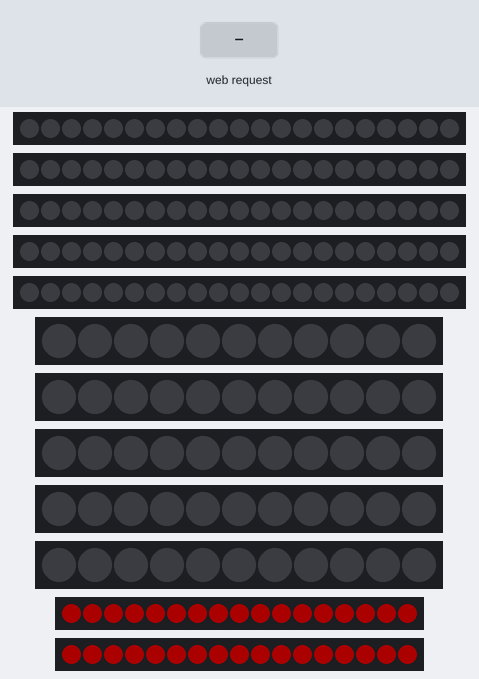
Simulated run of this sketch. Board: ESP32. Parts: 5 × 21 RGB LEDs in strip order, left to right, 5 × 11 RGB LEDs in strip order, left to right, 2 × 17 RGB LEDs in strip order, left to right. The test bench sets the inputs (shaded band). Dim RGB values are drawn brighter than linear; WiFi joins after 1.5 s; servers stay silent unless stated; the local clock reads 2024-03-15 10:24:30 at power-on unless the sketch sets it; storage starts empty; what the sketch prints to the serial monitor is not drawn.

Above: at 1.4 s.
1.5 s: HTTP request GET /executeFunction?time=1&bonus=1 received
At 2.5 s:
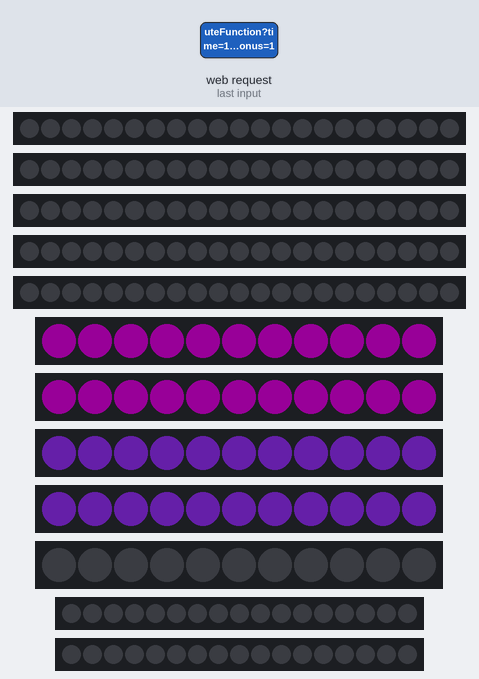
4.5 s: HTTP request GET /executeFunction?time=120&bonus=120 received
At 5.4 s:
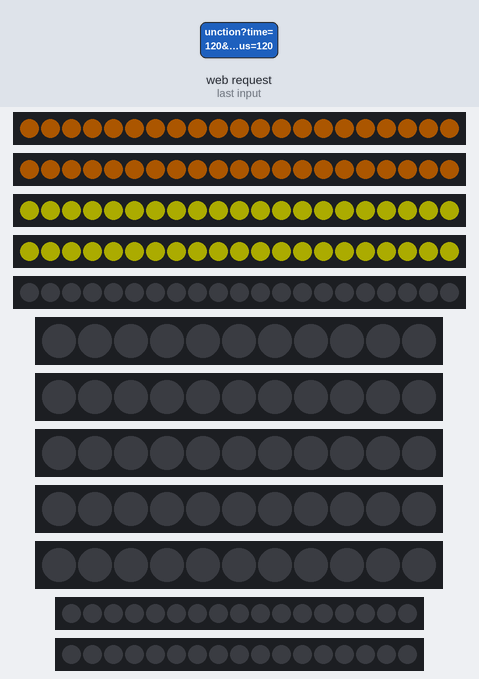
6.0 s: HTTP request GET /resetTimer received
At 6.7 s:
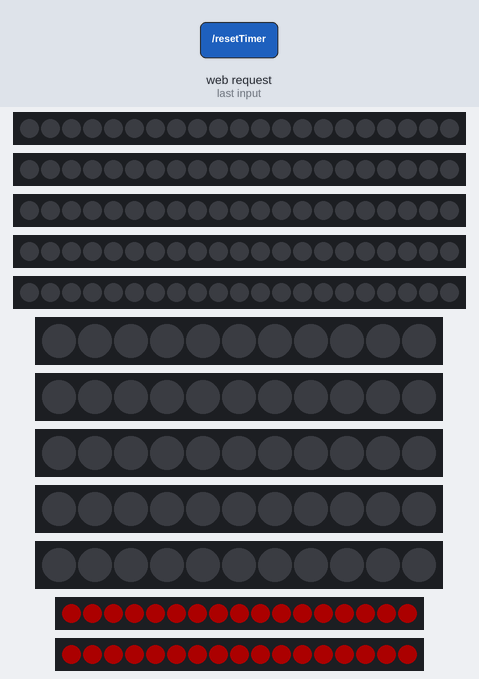
Timing chart, 0 to 9.0 s (numbered marks = the images above; inputs shaded):
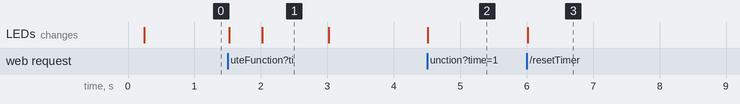

The sketch:

exam_timer_esp32.ino.ino
```cpp
/*
  ExamTimer_ESP32.ino – Version 2025‑06‑05
  ==========================================================
  Steuer‑ und Anzeige‑Firmware für den schriftlichen Prüfungs‑Timer
  ----------------------------------------------------------------
  ▸ Hardware  : ESP32‑WROOM‑32 Dev‑Kit, 17 WS2812B‑Strip‑Segmente
  ▸ Anzeige   : • 5‑stelliger Countdown‑Timer (Minuten:Sekunden)
                • 5‑stelliger Nachteilsausgleich (Bonus‑Timer)
                • 5‑stellige Digitaluhr (Stunden:Minuten:Sekunden)
                • Zweizeilige Ladebalken‑Anzeige (40 & 39 Pixel)
  ▸ Netzwerk  : Dual‑Mode WLAN  ➜  Station‑Verbindung + eigener AP
  ▸ Web‑UI    : index.html (LittleFS)  |  REST‑Endpunkte „/executeFunction“ & „/resetTimer“
  ▸ OTA       : ElegantOTA über WebServer
  ▸ Max AP‑Clients : 4

  Aufbau der Datei
  ────────────────
  1. Bibliotheken & globale Konstanteinstellungen
  2. Initialisierung der NeoPixel‑Strips (17 Objekte)
  3. Datentyp „State“ für aktuellen Programm‑Mode
  4. Hilfsfunktionen  (clearAll, showAll, draw7Seg)
  5. Renderfunktionen (drawClock, drawCountdown, drawBonus)
  6. setup()  ➜  Hardware‑Init, WiFi/AP, DNS, WebServer, NTP
  7. loop()   ➜  DNS + WebServer + Display‑Routine‑Dispatcher
  8. Liste möglicher, aber noch nicht eingebundener Erweiterungen
*/

#include <Arduino.h>
#include <WiFi.h>
#include <WebServer.h>
#include <ElegantOTA.h>
#include <DNSServer.h>
#include <FS.h>
#include <LittleFS.h>
#include <Adafruit_NeoPixel.h>
#include <time.h>

// ───────────────────────────── WLAN & NTP ─────────────────────────────
// Zugangsdaten für das Schul‑WLAN (Station‑Modus)
const char* STA_SSID = "<YOUR_SSID>";   // ← hier SSID eintragen
const char* STA_PASS = "<YOUR_PASS>";   // ← hier Passwort eintragen

// Angaben für den Access‑Point, den der ESP selbst öffnet
const char* AP_SSID  = "Exam Timer";
const char* AP_PASS  = "ExamTimer123";

WebServer server(80);          // synchroner HTTP‑Server
DNSServer dns;                 // leitet jedes Host‑Label auf die Portal‑IP um

// Statische AP‑IP, damit der Captive‑Portal‑DNS immer greift
const IPAddress AP_IP   (192, 168, 4,  1);
const IPAddress NETMASK (255, 255, 255, 0);

// Zeitzone : Europa/Berlin (UTC+1 / UTC+2 im Sommer)
constexpr long GMT_OFFSET = 3600;    // Sekunden
constexpr int  DST_OFFSET = 3600;    // Sekunden für Sommerzeit
const char*    NTP_POOL[] = { "de.pool.ntp.org", "pool.ntp.org", "time.nist.gov" };

// ─────────────────────────── LED‑Konstanten ───────────────────────────
#define NEO_TYPE   (NEO_GRB + NEO_KHZ800)   // WS2812B Timing & Farbreihenfolge
#define BRIGHTNESS 48                       // Grundhelligkeit 0‑255 ≈ 20 %

// Pixel‑Zahlen je Segment
constexpr uint16_t NUM_TIMER_LED = 21;   // je Digit des Countdowns
constexpr uint16_t NUM_NACH_LED  = 11;   // je Digit des Nachteilsausgleichs
constexpr uint16_t NUM_CLOCK_LED = 17;   // je Digit der Uhrzeit
constexpr uint16_t NUM_BAR_TOP   = 40;   // Ladebalken oben
constexpr uint16_t NUM_BAR_BOT   = 39;   // Ladebalken unten

// GPIO‑Belegung für alle 17 Strips (ein Pin pro Strip)
const uint8_t PIN_T[5] = {  2,  4, 16, 17,  5 };  // Timer
const uint8_t PIN_N[5] = { 18, 19, 21, 22, 23 };  // Nachteil
const uint8_t PIN_C[5] = { 12, 13, 14, 27, 26 };  // Clock
const uint8_t PIN_BAR_TOP = 32;                   // Ladebalken oben
const uint8_t PIN_BAR_BOT = 33;                   // Ladebalken unten

// ────────────────────────── NeoPixel‑Objekte ──────────────────────────
// Fünf parallele Strips für jeden Anzeige‑Bereich erzeugen
Adafruit_NeoPixel timerStrips[5] = {
  {NUM_TIMER_LED, PIN_T[0], NEO_TYPE}, {NUM_TIMER_LED, PIN_T[1], NEO_TYPE},
  {NUM_TIMER_LED, PIN_T[2], NEO_TYPE}, {NUM_TIMER_LED, PIN_T[3], NEO_TYPE},
  {NUM_TIMER_LED, PIN_T[4], NEO_TYPE}
};
Adafruit_NeoPixel nachStrips[5] = {
  {NUM_NACH_LED,  PIN_N[0], NEO_TYPE}, {NUM_NACH_LED,  PIN_N[1], NEO_TYPE},
  {NUM_NACH_LED,  PIN_N[2], NEO_TYPE}, {NUM_NACH_LED,  PIN_N[3], NEO_TYPE},
  {NUM_NACH_LED,  PIN_N[4], NEO_TYPE}
};
Adafruit_NeoPixel clockStrips[5] = {
  {NUM_CLOCK_LED, PIN_C[0], NEO_TYPE}, {NUM_CLOCK_LED, PIN_C[1], NEO_TYPE},
  {NUM_CLOCK_LED, PIN_C[2], NEO_TYPE}, {NUM_CLOCK_LED, PIN_C[3], NEO_TYPE},
  {NUM_CLOCK_LED, PIN_C[4], NEO_TYPE}
};
Adafruit_NeoPixel barTop(NUM_BAR_TOP, PIN_BAR_TOP, NEO_TYPE);
Adafruit_NeoPixel barBot(NUM_BAR_BOT, PIN_BAR_BOT, NEO_TYPE);

// ───────────────────────── Programm‑Zustand ───────────────────────────
struct State {
  enum Phase { SHOW_CLOCK, COUNTDOWN, BONUS } phase = SHOW_CLOCK;
  time_t   cdEnd    = 0;       // Endzeitpunkt des Countdowns (Unix‑Zeit)
  uint32_t bonusSec = 0;       // Länge des Nachteilsausgleichs
  uint32_t cdDur    = 0;       // Dauer des Countdowns (Sekunden)
} state;

// ───────────────────── Hilfsfunktionen für die LEDs ───────────────────
// Löscht alle Strips (schwarz)
inline void clearAll() {
  for (auto& s : timerStrips)  s.clear();
  for (auto& s : nachStrips)   s.clear();
  for (auto& s : clockStrips)  s.clear();
  barTop.clear(); barBot.clear();
}

// Zeigt alle Strips gleichzeitig an
inline void showAll() {
  for (auto& s : timerStrips)  s.show();
  for (auto& s : nachStrips)   s.show();
  for (auto& s : clockStrips)  s.show();
  barTop.show(); barBot.show();
}

/*
  draw7Seg(): Abstrakte Platzhalter‑Routine
  ---------------------------------------
  ▸ Wandelt die gegebene Ziffer (0‑9) in ein 7‑Segment‑Muster um und färbt sie.
  ▸ Aktuell werden *alle* Pixel des übergebenen Strips einfärbt, weil die
    exakte Segment‑Zuordnung noch nicht implementiert ist.
*/
inline void draw7Seg(Adafruit_NeoPixel& strip, uint8_t digit,
                     uint8_t r, uint8_t g, uint8_t b) {
  (void)digit;                           // Platzhalter – Ziffer wird noch ignoriert
  strip.fill(strip.Color(r, g, b));      // komplette Farbe setzen
}

// ───────────────────────── Rendering‑Routinen ─────────────────────────
// ▸ drawClock()     – Aktuelle Uhrzeit (Stunden, Minuten, Sekunden)
// ▸ drawCountdown() – Laufender Countdown (Minuten, Sekunden)
// ▸ drawBonus()     – Laufender Nachteilsausgleich (Minuten, Sekunden)

void drawClock() {
  clearAll();
  struct tm t {}; time_t now = time(nullptr); localtime_r(&now, &t);
  uint8_t h = t.tm_hour, m = t.tm_min, s = t.tm_sec;
  draw7Seg(clockStrips[0], h / 10, 255, 0,   0);   // Zehner Stunden – rot
  draw7Seg(clockStrips[1], h % 10, 255, 0,   0);   // Einer  Stunden – rot
  draw7Seg(clockStrips[2], m / 10, 0,   255, 0);   // Zehner Minuten – grün
  draw7Seg(clockStrips[3], m % 10, 0,   255, 0);   // Einer  Minuten – grün
  draw7Seg(clockStrips[4], s / 10, 0,   0,   255); // Zehner Sekunden – blau
  showAll();
}

void drawCountdown(time_t now) {
  clearAll();
  int32_t rem = state.cdEnd - now;          // Restsekunden
  if (rem < 0) rem = 0;
  uint8_t m = rem / 60, s = rem % 60;
  draw7Seg(timerStrips[0], m / 10, 255, 128, 0);   // orange/gelb
  draw7Seg(timerStrips[1], m % 10, 255, 128, 0);
  draw7Seg(timerStrips[2], s / 10, 255, 255, 0);
  draw7Seg(timerStrips[3], s % 10, 255, 255, 0);
  // Ladebalken proportional füllen
  float progress = 1.0f - rem / (float)state.cdDur;
  barTop.fill(barTop.Color(0, 255, 0), 0, progress * NUM_BAR_TOP);
  barBot.fill(barBot.Color(0, 255, 0), 0, progress * NUM_BAR_BOT);
  showAll();
}

void drawBonus(time_t now) {
  clearAll();
  int32_t rem = state.cdEnd + state.bonusSec - now;
  if (rem < 0) rem = 0;
  uint8_t m = rem / 60, s = rem % 60;
  draw7Seg(nachStrips[0], m / 10, 128, 0, 128);     // lila
  draw7Seg(nachStrips[1], m % 10, 128, 0, 128);
  draw7Seg(nachStrips[2], s / 10, 138, 43, 226);    // blauviolett
  draw7Seg(nachStrips[3], s % 10, 138, 43, 226);
  float progress = 1.0f - rem / (float)state.bonusSec;
  barTop.fill(barTop.Color(128, 0, 128), 0, progress * NUM_BAR_TOP);
  barBot.fill(barBot.Color(128, 0, 128), 0, progress * NUM_BAR_BOT);
  showAll();
}

// ───────────────────────────── SETUP ───────────────────────────────
void setup() {
  Serial.begin(115200);
  delay(200);                       // Stabilisierung nach Reset

  // 1) LED‑Streifen initialisieren
  auto initStrip = [](Adafruit_NeoPixel& s) { s.begin(); s.setBrightness(BRIGHTNESS); s.show(); };
  for (auto& s : timerStrips)  initStrip(s);
  for (auto& s : nachStrips)   initStrip(s);
  for (auto& s : clockStrips)  initStrip(s);
  initStrip(barTop);
  initStrip(barBot);

  // 2) LittleFS einbinden (Web‑Dateien)
  if (!LittleFS.begin(true)) {
    Serial.println(F("LittleFS Mount failed – stopping."));
    while (true) delay(200);
  }

  // 3) WLAN Setup
  WiFi.mode(WIFI_AP_STA);
  WiFi.begin(STA_SSID, STA_PASS);                        // Verbindung zur Schule
  WiFi.softAPConfig(AP_IP, AP_IP, NETMASK);              // fixe AP‑Adresse
  WiFi.softAP(AP_SSID, AP_PASS, 6 /*Channel*/, 0 /*sichtbar*/, 4 /*max*/);
  WiFi.setTxPower(WIFI_POWER_19_5dBm);                   // volle Sendeleistung
  dns.start(53, "*", AP_IP);                            // alle Domains -> Captive‑Portal
  Serial.printf("AP bereit: SSID='%s'  IP=%s\n", AP_SSID, AP_IP.toString().c_str());

  // 4) Zeit per NTP holen
  configTime(GMT_OFFSET, DST_OFFSET, NTP_POOL[0], NTP_POOL[1], NTP_POOL[2]);

  // 5) Web‑Routen
  server.on("/", HTTP_GET, [](){                      // Root → index.html liefern
    File f = LittleFS.open("/index.html", "r");
    server.streamFile(f, "text/html"); f.close();
  });

  server.on("/executeFunction", HTTP_GET, [](){       // Countdown starten
    if (!server.hasArg("time") || !server.hasArg("bonus")) {
      server.send(400, "text/plain", "time & bonus args missing");
      return;
    }
    state.cdDur    = server.arg("time").toInt();
    state.bonusSec = server.arg("bonus").toInt();
    state.cdEnd    = time(nullptr) + state.cdDur;
    state.phase    = State::COUNTDOWN;
    server.send(200, "text/plain", "ok");
  });

  server.on("/resetTimer", HTTP_GET, [](){             // Timer zurücksetzen
    state.phase = State::SHOW_CLOCK;
    server.send(200, "text/plain", "reset ok");
  });

  ElegantOTA.begin(&server);                            // OTA‑Flash via /update
  server.begin();
}

// ───────────────────────────── LOOP ────────────────────────────────
void loop() {
  dns.processNextRequest();       // Captive‑Portal DNS annehmen
  server.handleClient();          // HTTP‑Anfragen bearbeiten

  time_t now = time(nullptr);     // aktuelle Sekundenzahl

  switch (state.phase) {
    case State::SHOW_CLOCK:
      drawClock();
      break;

    case State::COUNTDOWN:
      if (now >= state.cdEnd) {
        state.phase = state.bonusSec ? State::BONUS : State::SHOW_CLOCK;
      } else {
        drawCountdown(now);
      }
      break;

    case State::BONUS:
      if (now >= state.cdEnd + state.bonusSec) {
        state.phase = State::SHOW_CLOCK;
      } else {
        drawBonus(now);
      }
      break;
  }
}

// ─────────────────────── Noch nicht eingebundene Features ─────────────
/*
  ▸ draw7Seg(): Aktuell simple Vollflächen‑Färbung. Eine echte 7‑Segment‑
               Bitmap‑Zuordnung (pro Pixel) kann eingebunden werden, um
               die Ziffern realistisch darzustellen.
  ▸ Helligkeits‑Regelung über Web‑Endpoint (z. B. /brightness?val=128)
  ▸ Persistente Speicherung (LittleFS/Preferences) von WLAN‑Credentials
    und Brightness für Stand‑Alone‑Betrieb ohne erneutes Flashen.
  ▸ WebSocket‑Push für Live‑Timer‑Updates im Browser
  ▸ Automatische Umschaltung auf Bonus‑Phase ohne HTTP‑Antwort (z. B. LED
    Animation), zurzeit nur Farbwechsel.
  ▸ Adaptive Tx‑Power je nach RSSI – der Code setzt aktuell fix den
    Maximalwert.
*/
```

Measured:
- after the input at 1.5 s, the LEDs: first change at once (image 1 shows a later state)
- after the input at 4.5 s, the LEDs: change at once (image 2)
- after the input at 6.0 s, the LEDs: change at once (image 3)
- what the display in image 1 shows lasts 1.0 s, from 2.0 s to 3.0 s
